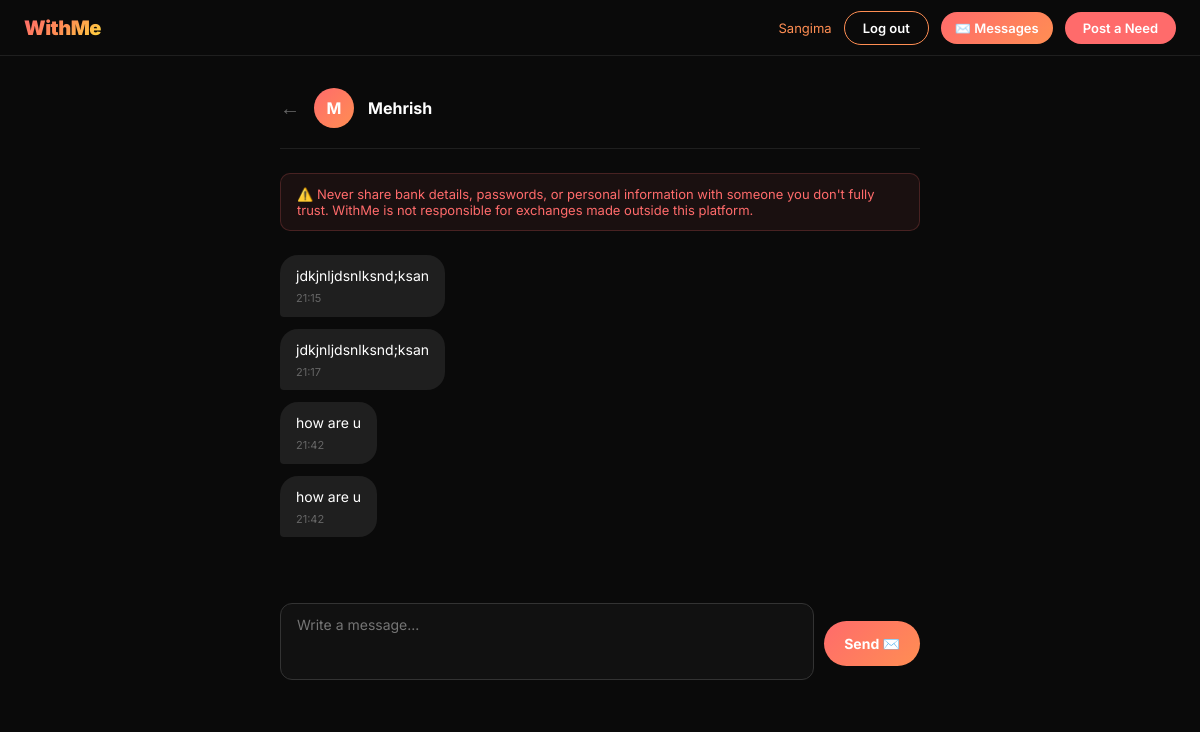
/conversation/1 (signed in), run on the app's committed database.
### app.py (models this page shows)
class User(UserMixin, db.Model):
    id = db.Column(db.Integer, primary_key=True)
    username = db.Column(db.String(80), unique=True, nullable=False)
    email = db.Column(db.String(120), unique=True, nullable=False)
    password = db.Column(db.String(300), nullable=False)
    date_joined = db.Column(db.DateTime, default=datetime.utcnow)
    posts = db.relationship('Post', backref='author', lazy=True)

class Message(db.Model):
    id = db.Column(db.Integer, primary_key=True)
    conversation_id = db.Column(db.Integer, db.ForeignKey(
        "conversation.id"), nullable=False)
    sender_id = db.Column(db.Integer, db.ForeignKey("user.id"), nullable=False)
    body = db.Column(db.Text, nullable=False)
    timestamp = db.Column(db.DateTime, default=datetime.utcnow)
    sender = db.relationship("User", foreign_keys=[sender_id])

### app.py (the view, shortened to what this page needs)
@app.route("/conversation/<int:conversation_id>", methods=["GET", "POST"])
@login_required
def conversation_detail(conversation_id):
    conversation = Conversation.query.get_or_404(conversation_id)
    if current_user.id not in [conversation.user1_id, conversation.user2_id]:
        return redirect(url_for("home"))
    messages = Message.query.filter_by(
        conversation_id=conversation_id).order_by(Message.timestamp.asc()).all()
    other_id = conversation.user2_id if conversation.user1_id == current_user.id else conversation.user1_id
    other_user = User.query.get(other_id)
    return render_template("conversation.html", conversation=conversation,
                           messages=messages, other_user=other_user)

### app.py (called while the page is built)
@login_manager.user_loader
def load_user(user_id):
    return User.query.get(int(user_id))

### templates/conversation.html (shortened to what this page needs)
{% extends 'base.html' %}
{% block content %}
<div class="container" style="max-width:680px;">
    <div style="display:flex; align-items:center; gap:14px; margin:32px 0 24px; border-bottom:1px solid #1f1f1f; padding-bottom:20px;">
        <a href="{{ url_for('inbox') }}" style="color:#666; font-size:20px; text-decoration:none;">←</a>
        <div style="width:40px; height:40px; border-radius:50%; background:linear-gradient(135deg, #FF6B6B, #FF8E53); display:flex; align-items:center; justify-content:center; font-weight:700; font-size:16px; color:white;">
            {{ other_user.username[0].upper() }}
        </div>
        <div style="font-weight:700; font-size:16px;">{{ other_user.username }}</div>
    </div>
    <div style="background:#FF6B6B11; border:1px solid #FF6B6B33; border-radius:10px; padding:12px 16px; margin-bottom:24px; font-size:13px; color:#FF6B6B;">
        ⚠️ Never share bank details, passwords, or personal information with someone you don't fully trust. WithMe is not responsible for exchanges made outside this platform.
    </div>
    <div style="display:flex; flex-direction:column; gap:12px; margin-bottom:32px; min-height:300px;">
        {% if messages %}
            {% for msg in messages %}
                {% if msg.sender_id == current_user.id %}
                <div style="display:flex; justify-content:flex-end;">
                    <div style="background:linear-gradient(135deg, #FF6B6B, #FF8E53); color:white; padding:10px 16px; border-radius:18px 18px 4px 18px; max-width:70%; font-size:14px; line-height:1.5;">
                        {{ msg.body }}
                        <div style="font-size:11px; opacity:0.7; margin-top:4px; text-align:right;">{{ msg.timestamp.strftime('%H:%M') }}</div>
                    </div>
                </div>
                {% else %}
                <div style="display:flex; justify-content:flex-start;">
                    <div style="background:#1f1f1f; color:#fff; padding:10px 16px; border-radius:18px 18px 18px 4px; max-width:70%; font-size:14px; line-height:1.5;">
                        {{ msg.body }}
                        <div style="font-size:11px; color:#666; margin-top:4px;">{{ msg.timestamp.strftime('%H:%M') }}</div>
                    </div>
                </div>
                {% endif %}
            {% endfor %}
        {% else %}
            <div style="text-align:center; color:#444; padding:40px 0; font-size:14px;">
                No messages yet. Say hello! 👋
            </div>
        {% endif %}
    </div>
    <div style="position:sticky; bottom:0; background:#0a0a0a; padding:16px 0 24px;">
        <form action="{{ url_for('conversation_detail', conversation_id=conversation.id) }}" method="POST" style="display:flex; gap:10px; align-items:flex-end;">
            <textarea name="body" rows="3" placeholder="Write a message..." required style="flex:1; background:#111; border:1px solid #333; border-radius:12px; padding:12px 16px; font-size:14px; color:#fff; font-family:'Inter', sans-serif; resize:none;"></textarea>
            <button type="submit" style="width:auto !important; align-self:flex-end; margin-bottom:14px; background:linear-gradient(135deg, #FF6B6B, #FF8E53); color:white; border:none; padding:14px 20px; border-radius:100px; font-size:14px; font-weight:700; cursor:pointer; font-family:'Inter', sans-serif; white-space:nowrap; flex-shrink:0;">Send ✉️</button>
        </form>
    </div>
</div>
{% endblock %}

### templates/base.html (shortened to what this page needs)
<html lang="en">
    <head>
        <link rel="stylesheet" href="{{ url_for("static", filename="css/style.css") }}">
    </head>
<body>
    <nav>
    <a href="/" class="logo">WithMe</a>
    <div style="display:flex; gap:12px; align-items:center;">
        {% if current_user.is_authenticated %}
            <span style="color: #FF8E53 ; font-size:13px;">{{ current_user.username }}</span>
            <a href="/logout" style="background:transparent; border:1px solid #FF8E53; color #FF8E53; !important; padding:8px 18px; border-radius:100px; font-size:13px; text-decoration:none;">Log out</a>
            <a href="/inbox" style="background:linear-gradient(135deg, #FF6B6B, #FF8E53); color:white; padding:8px 14px; border-radius:100px; font-size:13px; text-decoration:none;">✉️ Messages</a>
            <a href="/post/new" class="btn" style="padding:8px 18px; font-size:13px;">Post a Need</a>
        {% else %}
            <a href="/login" class="btn" style="padding:8px 18px; font-size:13px;"">Log in</a>
            <a href="/register" class="btn" style="padding:8px 18px; font-size:13px;">Sign up</a>
        {% endif %}
    </div>
</nav>
    <main>
        {% block content %}
        {% endblock %}
    </main>
</body>
</html>

### static/css/style.css (style rules this page uses)
* { margin: 0; padding: 0; box-sizing: border-box; }
body { font-family: 'Inter', sans-serif; background: #0a0a0a; color: #ffffff; min-height: 100vh; }
nav { background: #0a0a0a; border-bottom: 1px solid #1f1f1f; padding: 0 24px; display: flex; align-items: center; justify-content: space-between; height: 56px; position: sticky; top: 0; z-index: 100; }
.logo { font-size: 20px; font-weight: 900; background: linear-gradient(135deg, #FF6B6B, #FF8E53, #FFD93D); -webkit-background-clip: text; -webkit-text-fill-color: transparent; text-decoration: none; letter-spacing: -0.5px; }
nav a:not(.logo) { background: #FF6B6B; color: white; text-decoration: none; padding: 8px 18px; border-radius: 100px; font-size: 13px; font-weight: 600; }
.container { max-width: 680px; margin: 0 auto; padding: 0 20px; }
.btn { display: inline-block; background: linear-gradient(135deg, #FF6B6B, #FF8E53); color: white; text-decoration: none; padding: 14px 32px; border-radius: 100px; font-size: 15px; font-weight: 700; border: none; cursor: pointer; font-family: 'Inter', sans-serif; }
button[type="submit"] { width: 100%; background: linear-gradient(135deg, #FF6B6B, #FF8E53); color: white; border: none; padding: 16px; border-radius: 100px; font-size: 16px; font-weight: 700; cursor: pointer; font-family: 'Inter', sans-serif; margin: 12px 0 48px; }

### data on the page
User: username "Sangima"
User: username "M", username "Mehrish"
Message: body "jdkjnljdsnlksnd;ksan", timestamp "21:15"
Message: body "jdkjnljdsnlksnd;ksan", timestamp "21:17"
Message: body "how are u", timestamp "21:42"
Message: body "how are u", timestamp "21:42"
